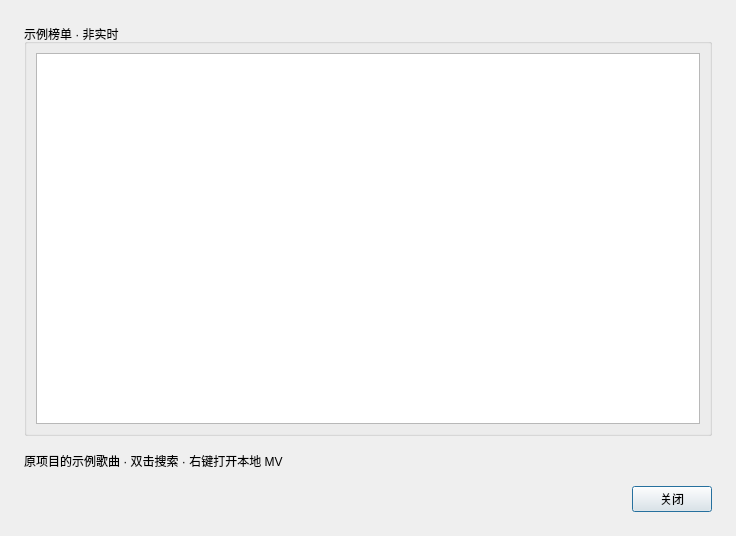
<?xml version='1.0' encoding='utf-8'?>
<ui version="4.0">
 <class>RankList</class>
 <widget class="QDialog" name="RankList">
  <property name="geometry">
   <rect>
    <x>0</x>
    <y>0</y>
    <width>736</width>
    <height>536</height>
   </rect>
  </property>
  <property name="windowTitle">
   <string>示例榜单</string>
  </property>
  <layout class="QVBoxLayout" name="rootLayout">
   <property name="leftMargin">
    <number>24</number>
   </property>
   <property name="topMargin">
    <number>24</number>
   </property>
   <property name="rightMargin">
    <number>24</number>
   </property>
   <property name="bottomMargin">
    <number>24</number>
   </property>
   <property name="spacing">
    <number>16</number>
   </property>
   <item>
    <widget class="QGroupBox" name="groupBox_RankList">
     <property name="title">
      <string>示例榜单 · 非实时</string>
     </property>
     <layout class="QVBoxLayout" name="groupBox_RankListLayout">
      <property name="spacing">
       <number>16</number>
      </property>
      <item>
       <widget class="QTableWidget" name="tableWidget_RankList" />
      </item>
     </layout>
    </widget>
   </item>
   <item>
    <widget class="QLabel" name="label_RankHint">
     <property name="text">
      <string>原项目的示例歌曲 · 双击搜索 · 右键打开本地 MV</string>
     </property>
     <property name="role" stdset="0">
      <string>subtitle</string>
     </property>
    </widget>
   </item>
   <item>
    <layout class="QHBoxLayout" name="footerLayout">
     <item>
      <spacer name="footerSpacer">
       <property name="orientation">
        <enum>Qt::Horizontal</enum>
       </property>
       <property name="sizeHint" stdset="0">
        <size>
         <width>40</width>
         <height>20</height>
        </size>
       </property>
      </spacer>
     </item>
     <item>
      <widget class="QPushButton" name="pushButton_Back">
       <property name="text">
        <string>关闭</string>
       </property>
      </widget>
     </item>
    </layout>
   </item>
  </layout>
 </widget>
 <resources />
 <connections />
</ui>
